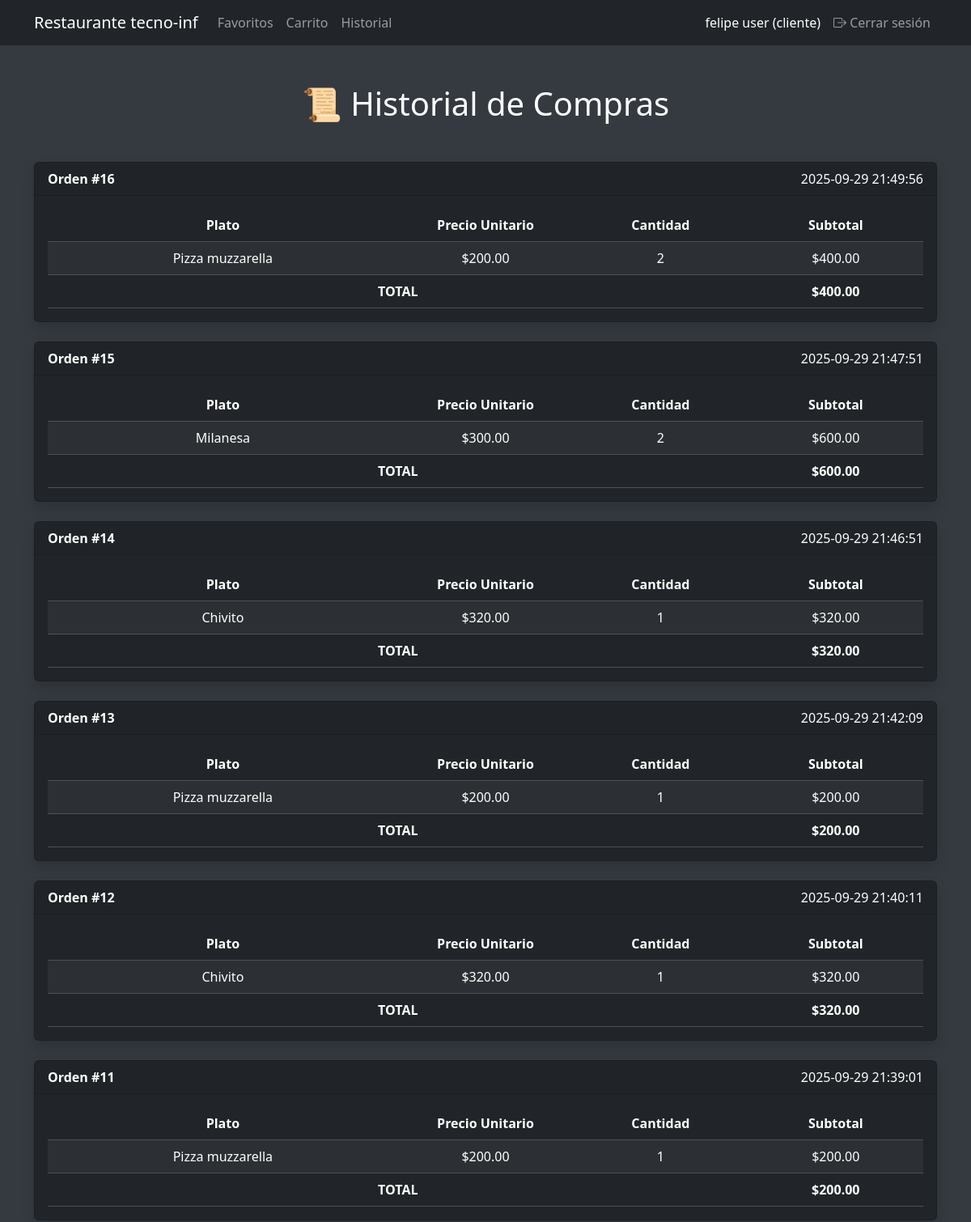
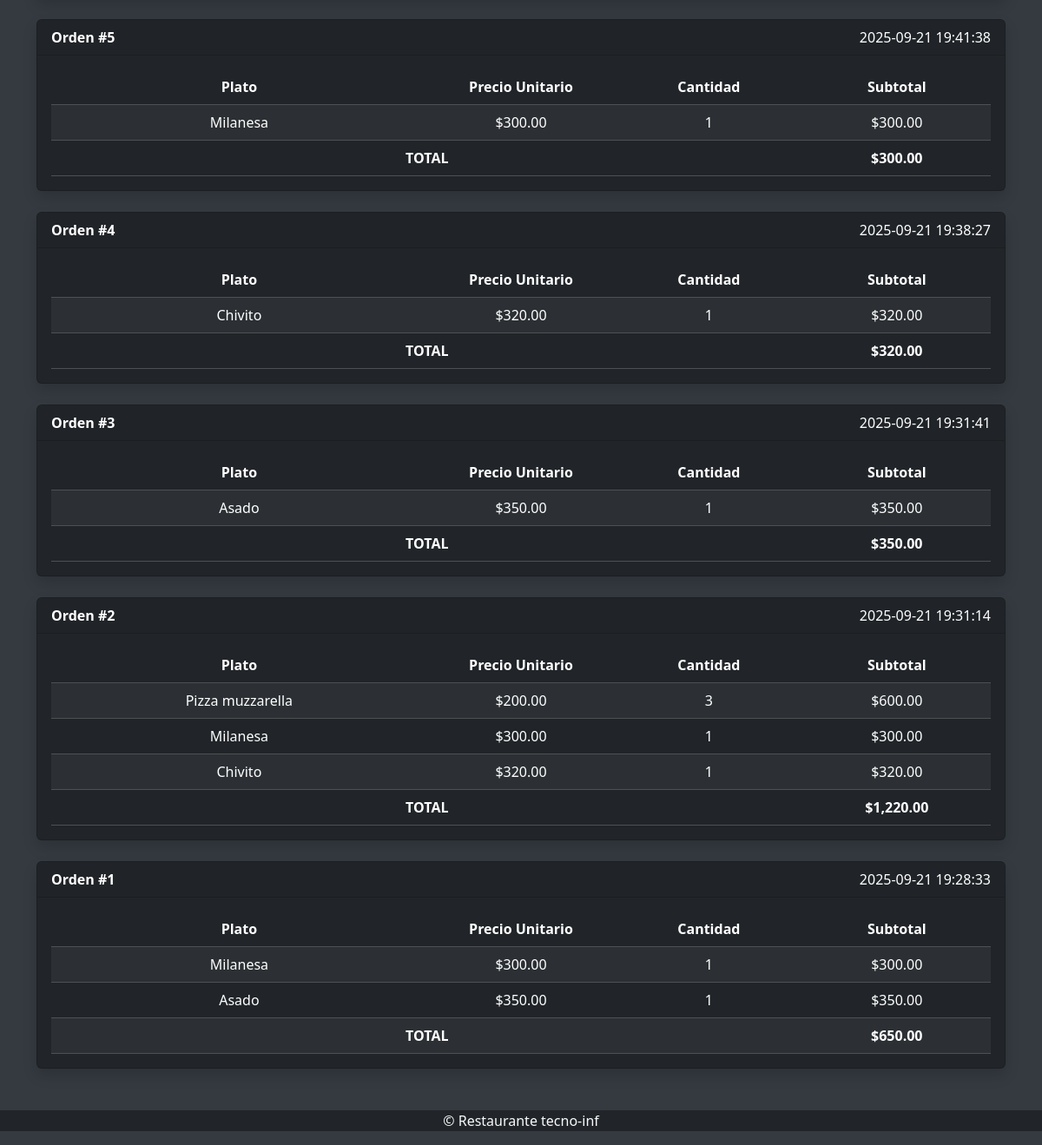
Page /cliente/historial.php (signed in) on the committed database (2 pictures, top to bottom).
### tables this page shows
CREATE TABLE `ordenes` (
  `id` int NOT NULL AUTO_INCREMENT,
  `cliente_id` int NOT NULL,
  `fecha` timestamp NULL DEFAULT CURRENT_TIMESTAMP,
  `total` decimal(10,2) NOT NULL,
  PRIMARY KEY (`id`),
  KEY `cliente_id` (`cliente_id`),
  CONSTRAINT `ordenes_ibfk_1` FOREIGN KEY (`cliente_id`) REFERENCES `usuarios` (`id`) ON DELETE CASCADE
);

CREATE TABLE `orden_detalle` (
  `id` int NOT NULL AUTO_INCREMENT,
  `orden_id` int NOT NULL,
  `menu_id` int NOT NULL,
  `cantidad` int NOT NULL,
  `precio_unitario` decimal(10,2) NOT NULL,
  PRIMARY KEY (`id`),
  KEY `orden_id` (`orden_id`),
  KEY `menu_id` (`menu_id`),
  CONSTRAINT `orden_detalle_ibfk_1` FOREIGN KEY (`orden_id`) REFERENCES `ordenes` (`id`) ON DELETE CASCADE,
  CONSTRAINT `orden_detalle_ibfk_2` FOREIGN KEY (`menu_id`) REFERENCES `menu` (`id`) ON DELETE CASCADE
);

CREATE TABLE `menu` (
  `id` int NOT NULL AUTO_INCREMENT,
  `nombre` varchar(255) NOT NULL,
  `descripcion` varchar(255) DEFAULT NULL,
  `foto` varchar(255) DEFAULT NULL,
  `precio` decimal(10,2) NOT NULL,
  PRIMARY KEY (`id`)
);

### cliente/historial.php (the view, shortened to what this page needs)
<?php include $_SERVER['DOCUMENT_ROOT'] . '/header.php'; ?>
<?php include $_SERVER['DOCUMENT_ROOT'] . '/navbar.php'; ?>
<?php include $_SERVER['DOCUMENT_ROOT'] . '/bd.php'; ?>
<link rel="stylesheet" href="../estilo.css">
<?php
$cliente_id = $_SESSION['id'];
$stmt = $conexion->prepare("
    SELECT o.id, o.fecha, o.total
    FROM ordenes o
    WHERE o.cliente_id = ?
    ORDER BY o.fecha DESC
");
$stmt->execute([$cliente_id]);
$ordenes = $stmt->fetchAll(PDO::FETCH_ASSOC);
?>
<!DOCTYPE html>
<html lang="es">
<head>
    <link href="https://cdn.jsdelivr.net/npm/bootstrap@5.3.2/dist/css/bootstrap.min.css" rel="stylesheet">
</head>
<body>
<div class="container my-5">
    <h1 class="text-center mb-5">📜 Historial de Compras</h1>
    <?php if (empty($ordenes)): ?>
        <p class="text-center">Todavía no realizaste ninguna compra.</p>
    <?php else: ?>
        <?php foreach ($ordenes as $orden): ?>
            <div class="card bg-dark text-white mb-4 shadow">
                <div class="card-header">
                    <strong>Orden #<?= $orden['id'] ?></strong>
                    <span class="float-end"><?= $orden['fecha'] ?></span>
                </div>
                <div class="card-body">
                    <table class="table table-dark table-striped text-center align-middle mb-0 table-fixed">
                        <thead>
                            <tr>
                                <th>Plato</th>
                                <th>Precio Unitario</th>
                                <th>Cantidad</th>
                                <th>Subtotal</th>
                            </tr>
                        </thead>
                        <tbody>
                            <?php
                            $stmtDet = $conexion->prepare("
                                SELECT d.cantidad, d.precio_unitario, m.nombre
                                FROM orden_detalle d
                                JOIN menu m ON d.menu_id = m.id
                                WHERE d.orden_id = ?
                            ");
                            $stmtDet->execute([$orden['id']]);
                            $detalles = $stmtDet->fetchAll(PDO::FETCH_ASSOC);
                            foreach ($detalles as $detalle):
                                $subtotal = $detalle['precio_unitario'] * $detalle['cantidad'];
                            ?>
                            <tr>
                                <td><?= htmlspecialchars($detalle['nombre']) ?></td>
                                <td>$<?= number_format($detalle['precio_unitario'], 2) ?></td>
                                <td><?= $detalle['cantidad'] ?></td>
                                <td>$<?= number_format($subtotal, 2) ?></td>
                            </tr>
                            <?php endforeach; ?>
                            <tr class="fw-bold">
                                <td colspan="3">TOTAL</td>
                                <td>$<?= number_format($orden['total'], 2) ?></td>
                            </tr>
                        </tbody>
                    </table>
                </div>
            </div>
        <?php endforeach; ?>
    <?php endif; ?>
</div>
</body>
</html>
<?php include $_SERVER['DOCUMENT_ROOT'] . '/footer.php'; ?>

### header.php (shortened to what this page needs)
<!DOCTYPE html>
<html lang="es">
<head>
    <link href="https://cdn.jsdelivr.net/npm/bootstrap@5.3.2/dist/css/bootstrap.min.css" rel="stylesheet">
    <link href="https://cdn.jsdelivr.net/npm/bootstrap-icons@1.10.5/font/bootstrap-icons.css" rel="stylesheet">
</head>

### navbar.php (shortened to what this page needs)
<nav class="navbar navbar-expand-lg navbar-dark bg-dark">
    <div class="container">
        <a class="navbar-brand" href="/index.php">Restaurante tecno-inf</a>
        <div class="collapse navbar-collapse" id="navBar">
            <ul class="navbar-nav me-auto mb-2 mb-lg-0">
                <?php if(isset($_SESSION['tipo'])): ?>
                    <?php if($_SESSION['tipo'] === 'admin'): ?>
                        <li class="nav-item"><a class="nav-link" href="/admin/agregar_menu.php">Agregar Menú</a></li>
                        <li class="nav-item"><a class="nav-link" href="/admin/modificar_menu.php">Modificar Menú</a></li>
                        <li class="nav-item"><a class="nav-link" href="/admin/eliminar_menu.php">Eliminar Menú</a></li>
                        <li class="nav-item"><a class="nav-link" href="/admin/crear_admin.php">Registrar Admin</a></li>
                    <?php else: ?>
                        <li class="nav-item"><a class="nav-link" href="/cliente/favoritos.php">Favoritos</a></li>
                        <li class="nav-item"><a class="nav-link" href="/cliente/carrito.php">Carrito</a></li>
                        <li class="nav-item"><a class="nav-link" href="/cliente/historial.php">Historial</a></li>
                    <?php endif; ?>
                <?php endif; ?>
            </ul>
            <ul class="navbar-nav ms-auto mb-2 mb-lg-0">
                <?php if(isset($_SESSION['usuario'])): ?>
                    <li class="nav-item d-flex align-items-center me-2">
                        <span class="text-white">
                            <?php echo $_SESSION['usuario'] . " (" . $_SESSION['tipo'] . ")"; ?>
                        </span>
                    </li>
                    <li class="nav-item">
                        <a class="nav-link" href="/logout.php"><i class="bi bi-box-arrow-right"></i> Cerrar sesión</a>
                    </li>
                <?php else: ?>
                    <li class="nav-item"><a class="nav-link" href="/register.php"><i class="bi bi-person-plus"></i> Registrarse</a></li>
                    <li class="nav-item"><a class="nav-link" href="/login.php"><i class="bi bi-box-arrow-in-right"></i> Iniciar sesión</a></li>
                <?php endif; ?>
            </ul>
        </div>
    </div>
</nav>

### footer.php
<footer class="bg-dark text-light text-center">
<p> &copy; Restaurante tecno-inf</p>
</footer>

### estilo.css (style rules this page uses)
.table-fixed th:nth-child(1), .table-fixed td:nth-child(1) { width: 40%; }
.table-fixed th:nth-child(2), .table-fixed td:nth-child(2) { width: 20%; }
.table-fixed th:nth-child(3), .table-fixed td:nth-child(3) { width: 20%; }
.table-fixed th:nth-child(4), .table-fixed td:nth-child(4) { width: 20%; }

### cliente/historial.php (style rules this page uses)
body { background-color: #343a40 !important; color: white !important; }

### rows in the picture
ordenes: id "16", fecha "2025-09-29 21:49:56", total "400.00"
orden_detalle: menu.nombre "Pizza muzzarella", precio_unitario "200.00", cantidad "2", subtotal "400.00"
ordenes: id "15", fecha "2025-09-29 21:47:51", total "600.00"
orden_detalle: menu.nombre "Milanesa", precio_unitario "300.00", cantidad "2", subtotal "600.00"
ordenes: id "14", fecha "2025-09-29 21:46:51", total "320.00"
orden_detalle: menu.nombre "Chivito", precio_unitario "320.00", cantidad "1"
ordenes: id "13", fecha "2025-09-29 21:42:09", total "200.00"
orden_detalle: menu.nombre "Pizza muzzarella", precio_unitario "200.00", cantidad "1"
ordenes: id "12", fecha "2025-09-29 21:40:11", total "320.00"
ordenes: id "11", fecha "2025-09-29 21:39:01", total "200.00"
ordenes: id "5", fecha "2025-09-21 19:41:38", total "300.00"
orden_detalle: menu.nombre "Milanesa", precio_unitario "300.00", cantidad "1"
ordenes: id "4", fecha "2025-09-21 19:38:27", total "320.00"
ordenes: id "3", fecha "2025-09-21 19:31:41", total "350.00"
orden_detalle: menu.nombre "Asado", precio_unitario "350.00", cantidad "1"
ordenes: id "2", fecha "2025-09-21 19:31:14", total "1,220.00"
orden_detalle: menu.nombre "Pizza muzzarella", precio_unitario "200.00", cantidad "3", subtotal "600.00"
ordenes: id "1", fecha "2025-09-21 19:28:33", total "650.00"

### other values in the picture
$_SESSION['usuario'] "felipe user"
$_SESSION['tipo'] "cliente"
